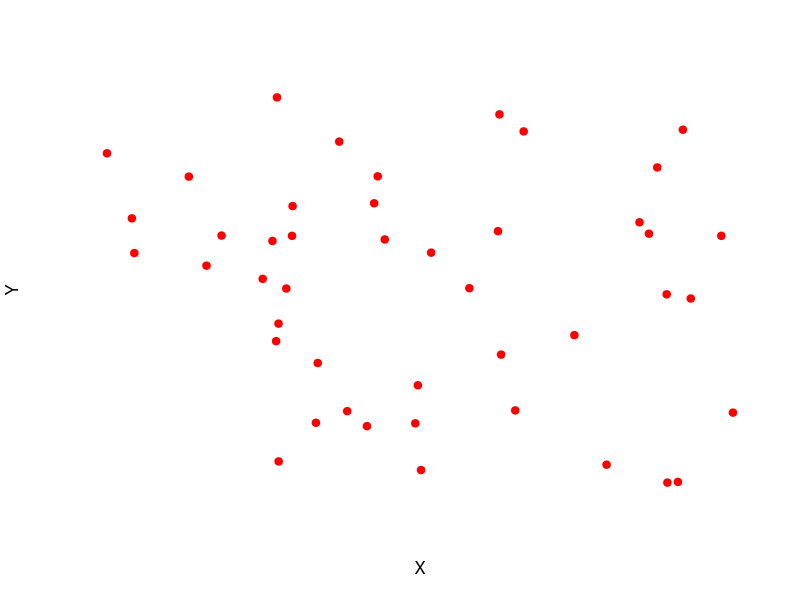
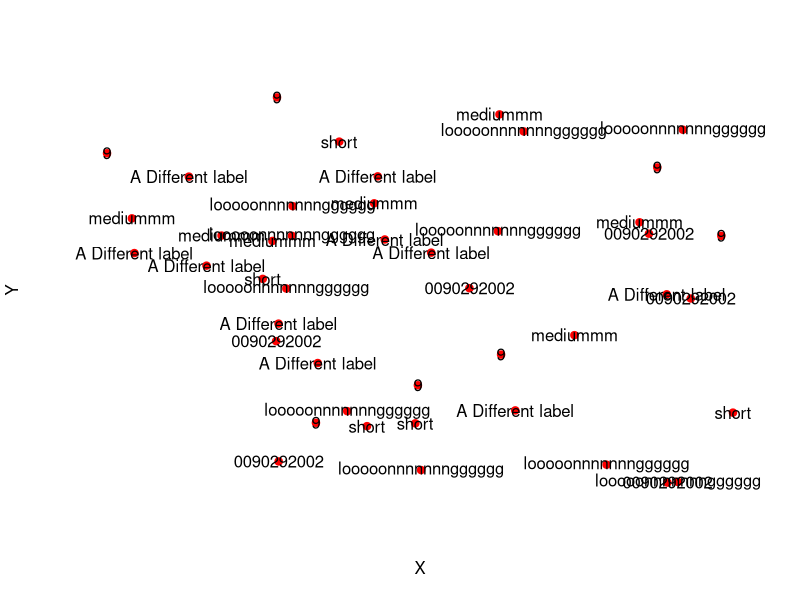
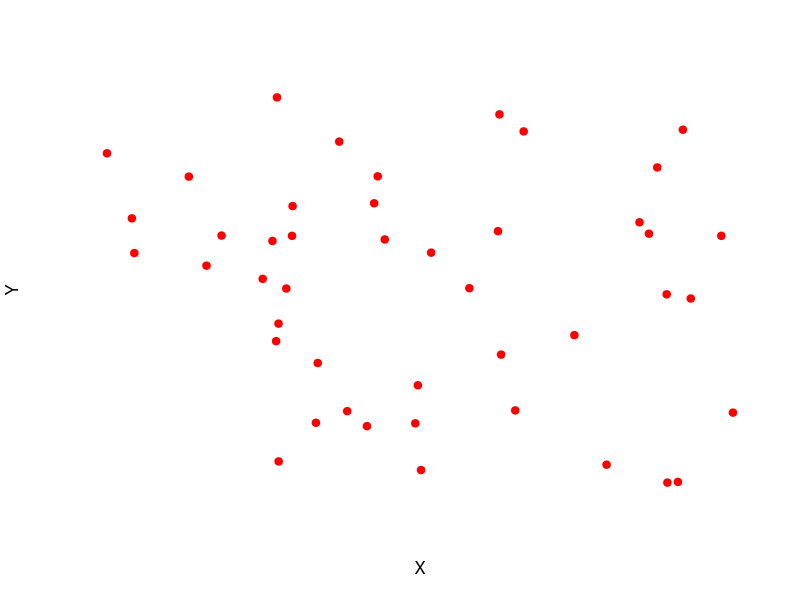

R code for these plots, in order: (Note: this script raises an error after producing the figures.)
#library(addTextLabels)

# Create some random points
n <- 45
testLabels <- c("short", "mediummm", "looooonnnnnnngggggg", "0090292002", "9", "A Different label")
coords <- data.frame(X=runif(n), Y=runif(n, min=0, max=100), Name=sample(testLabels, size=n, replace=TRUE),
                     stringsAsFactors = FALSE)

# Plot them without labels
plot(x=coords$X, y=coords$Y, pch=19, bty="n", xaxt="n", yaxt="n", col="red", xlab="X", ylab="Y")

pdf("/home/josephcrispell/Desktop/test.pdf")

# With potentially overlapping labels
plot(x=coords$X, y=coords$Y, pch=19, bty="n", xaxt="n", yaxt="n", col="red", xlab="X", ylab="Y")
text(coords$X, coords$Y, labels=coords$Name, xpd=TRUE)

# Plot them with non-overlapping labels
plot(x=coords$X, y=coords$Y, pch=19, bty="n", xaxt="n", yaxt="n", col="red", xlab="X", ylab="Y")
addTextLabels(coords$X, coords$Y, coords$Name, cex=0.9, col.label="black")

# Plot them with non-overlapping labels
plot(x=coords$X, y=coords$Y, pch=19, bty="n", xaxt="n", yaxt="n", col="red", xlab="X", ylab="Y")
addTextLabels(coords$X, coords$Y, coords$Name, cex=0.9, col.background=rgb(0,0,0, 0.75), col.label="white")

dev.off()


x = c(0.8846, 1.1554, 0.9317, 0.9703, 0.9053, 0.9454, 1.0146, 0.9012, 
      0.9055, 1.3307)
y = c(0.9828, 1.0329, 0.931, 1.3794, 0.9273, 0.9605, 1.0259, 0.9542, 
      0.9717, 0.9357)
ShortSci = c("MotAlb", "PruMod", "EriRub", "LusMeg", "PhoOch", "PhoPho", 
             "SaxRub", "TurMer", "TurPil", "TurPhi")

# basic plot
plot(x, y, asp=1)
abline(h = 1, col = "green")
abline(v = 1, col = "green")

addTextLabels(x, y, ShortSci, cex=0.9, col.background=rgb(0,0,0, 0.75), col.label="white")
addTextLabels(x, y, ShortSci, cex=0.9, col.background=rgb(0,0,0, 0.75), col.label="white", keepLabelsInside = FALSE)
